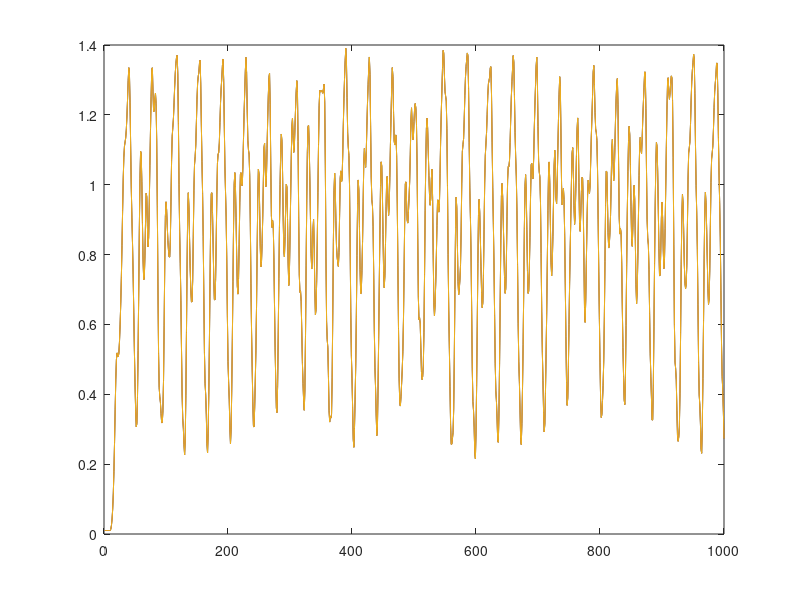

This chart was generated by the following MATLAB code:
clear all;
close all;
clc;

num_iter = 50;
normal_time = zeros(1, num_iter);
horner_time = zeros(1, num_iter);
simplify_time = zeros(1, num_iter);
N=1000;
for iter = 1:num_iter
    %normal method
    tic
    format long
    x=[0.01;0.01;0.01;0.01;0.01;0.01;0.01;0.01;0.01;0.01];


    
    for k=11:N
        x(k)=0.24662*10*x(k-1) - 0.16423*10*x(k-2) + 0.60992*x(k-3) + 0.73012e-1*x(k-5)^2*x(k-10)^2 + 0.38566*x(k-3)*x(k-10) + 0.66999*x(k-1)*x(k-10)^2+ 0.88364*x(k-1)^3- 0.67300*x(k-4)*x(k-10)^2- 0.11929*10*x(k-1)^2 - 0.50451e-1*x(k-4)*x(k-5) - 0.24765*x(k-1)^4 + 0.42081*x(k-4)*x(k-9)*x(k-10)^2- 0.70406*x(k-1)*x(k-10)^3- 0.14089*x(k-5)*x(k-8)^2+ 0.14807*x(k-1)*x(k-7)*x(k-10);
    end
    normal_time(iter) = toc;



    % plot(x,'k')
    % hold on
    %
    % filex = fopen('mackeyglass.txt','w');
    % fprintf(filex,'%12.15f\n',x);
    % fclose(filex);

    %Horner's method

    tic
    format long
    x2=[0.01;0.01;0.01;0.01;0.01;0.01;0.01;0.01;0.01;0.01];

    
    for k=11:N
        x2(k)=-0.16423*10*x2(k-2) + 0.60992*x2(k-3) + 0.73012e-1*x2(k-5)^2*x2(k-10)^2 + 0.38566*x2(k-3)*x2(k-10) - 0.67300*x2(k-4)*x2(k-10)^2 - 0.50451e-1*x2(k-4)*x2(k-5)  + 0.42081*x2(k-4)*x2(k-9)*x2(k-10)^2- 0.14089*x2(k-5)*x2(k-8)^2 + x2(k-1) *((0.24662*10+0.66999*x2(k-10)^2- 0.70406*x2(k-10)^3+ 0.14807*x2(k-7)*x2(k-10)) + x2(k-1)*(- 0.11929*10 + x2(k-1) * (0.88364 + x2(k-1) *(- 0.24765))) );
    end
    horner_time(iter) = toc;

    tic
    format long
    x3=[0.01;0.01;0.01;0.01;0.01;0.01;0.01;0.01;0.01;0.01];

   
    for i=11:N
        x3(i)=(12331*x3(i-1))/5000 - (16423*x3(i-2))/10000 + (1906*x3(i-3))/3125 +...
            (2630534527948597*x3(i-5)^2*x3(i-10)^2)/36028797018963968 -...
            (7270755353615005*x3(i-4)*x3(i-5))/144115188075855872 + ...
            (19283*x3(i-3)*x3(i-10))/50000 + (66999*x3(i-1)*x3(i-10)^2)/100000 - ...
            (35203*x3(i-1)*x3(i-10)^3)/50000 - (14089*x3(i-5)*x3(i-8)^2)/100000 - ...
            (673*x3(i-4)*x3(i-10)^2)/1000 - (11929*x3(i-1)^2)/10000 + (22091*x3(i-1)^3)/25000 - ...
            (4953*x3(i-1)^4)/20000 + (42081*x3(i-4)*x3(i-9)*x3(i-10)^2)/100000 + ...
            (14807*x3(i-1)*x3(i-7)*x3(i-10))/100000;
    end
    simplify_time(iter) = toc;
end

% Calculate mean and standard deviation
normal_mean = mean(normal_time);
normal_std = std(normal_time);
horner_mean = mean(horner_time);
horner_std = std(horner_time);
simplify_mean = mean(simplify_time);
simplify_std = std(simplify_time);

% Display results
fprintf('Normal method: \n');
fprintf('Mean time: %.15f\n', normal_mean);
fprintf('Standard deviation: %.15f\n', normal_std);
fprintf('\n');
fprintf('Horner''s method: \n');
fprintf('Mean time: %.15f\n', horner_mean);
fprintf('Standard deviation: %.15f\n', horner_std);
fprintf('\n');
fprintf('Simplify method: \n');
fprintf('Mean time: %.15f\n', simplify_mean);
fprintf('Standard deviation: %.15f\n', simplify_std);

figure
plot(x)
hold on
plot(x2)
hold on
plot(x3)

% plot(x2,'b')
% hold on
%
%
% filex2 = fopen('mackeyglass_horner.txt','w');
% fprintf(filex2,'%12.15f\n',x2);
% fclose(filex2);
